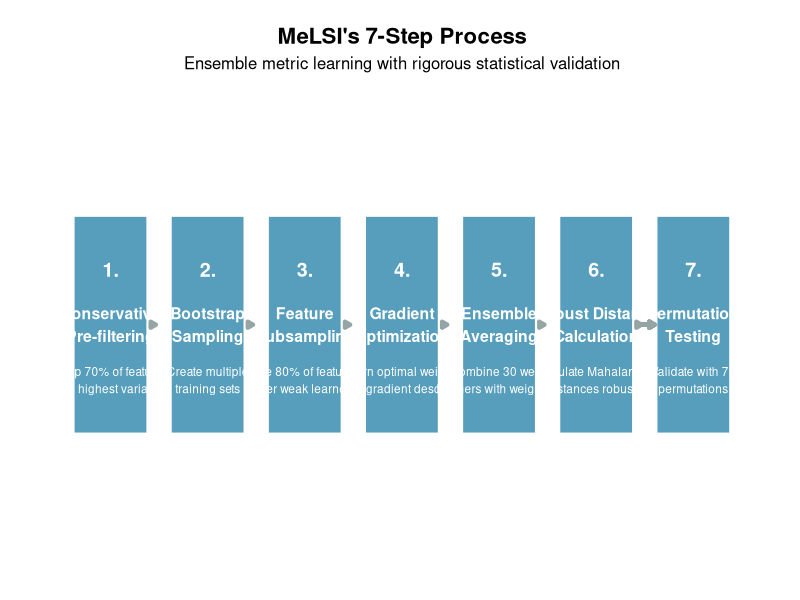

Reproduce this figure in R.
# Improved MeLSI Algorithm Flowchart with Larger Boxes
library(ggplot2)

# Set theme with no grid lines
theme_clean <- theme_minimal() +
  theme(
    text = element_text(size = 12),
    plot.title = element_text(size = 16, face = "bold", hjust = 0.5),
    plot.subtitle = element_text(size = 12, hjust = 0.5),
    axis.text = element_blank(),
    axis.ticks = element_blank(),
    axis.title = element_blank(),
    panel.grid = element_blank(),
    panel.background = element_blank(),
    plot.background = element_blank(),
    plot.margin = margin(20, 20, 20, 20)
  )

# Colors
melsi_blue <- "#2E86AB"
melsi_gray <- "#95A5A6"

# Create improved flowchart with larger boxes
create_improved_flowchart_large <- function() {
  # Define steps with better descriptions and larger boxes
  steps_data <- data.frame(
    step_num = 1:7,
    title = c("Conservative\nPre-filtering", 
              "Bootstrap\nSampling",
              "Feature\nSubsampling", 
              "Gradient\nOptimization",
              "Ensemble\nAveraging",
              "Robust Distance\nCalculation",
              "Permutation\nTesting"),
    details = c("Keep 70% of features\nwith highest variance",
                "Create multiple\ntraining sets",
                "Use 80% of features\nper weak learner", 
                "Learn optimal weights\nvia gradient descent",
                "Combine 30 weak\nlearners with weighting",
                "Calculate Mahalanobis\ndistances robustly",
                "Validate with 75\npermutations"),
    x = c(1, 2.5, 4, 5.5, 7, 8.5, 10),
    y = rep(1, 7)
  )
  
  # Create the plot with larger boxes
  p <- ggplot(steps_data, aes(x = x, y = y)) +
    # Draw larger main boxes (increased from 0.4 to 0.6 width, 0.3 to 0.4 height)
    geom_rect(aes(xmin = x - 0.6, xmax = x + 0.6, 
                  ymin = y - 0.4, ymax = y + 0.4),
              fill = melsi_blue, alpha = 0.8, color = "white", linewidth = 2) +
    # Add step numbers (larger font)
    geom_text(aes(x = x, y = y + 0.2, label = paste0(step_num, ".")), 
              color = "white", size = 5, fontface = "bold") +
    # Add titles (larger font)
    geom_text(aes(x = x, y = y, label = title), 
              color = "white", size = 4, fontface = "bold") +
    # Add details (larger font)
    geom_text(aes(x = x, y = y - 0.2, label = details), 
              color = "white", size = 3) +
    # Add arrows (adjusted for larger boxes)
    geom_segment(aes(x = x + 0.6, xend = x + 1.3 - 0.6, y = y, yend = y),
                 arrow = arrow(length = unit(0.15, "cm"), type = "closed"), 
                 color = melsi_gray, linewidth = 1.5) +
    # Remove last arrow
    geom_segment(aes(x = 8.5 + 0.6, xend = 10 - 0.6, y = y, yend = y),
                 arrow = arrow(length = unit(0.15, "cm"), type = "closed"), 
                 color = melsi_gray, linewidth = 1.5) +
    labs(
      title = "MeLSI's 7-Step Process",
      subtitle = "Ensemble metric learning with rigorous statistical validation"
    ) +
    theme_clean +
    xlim(0.3, 10.7) +
    ylim(0.2, 1.8)
  
  return(p)
}

# Create and save the improved flowchart with larger boxes
cat("Creating improved algorithm flowchart with larger boxes...\n")
improved_flowchart_large <- create_improved_flowchart_large()

# Save the figure
ggsave("figure2_algorithm_flow_large_boxes.png", improved_flowchart_large, 
       width = 16, height = 6, dpi = 300, bg = "white")

cat("Improved flowchart with larger boxes saved as: figure2_algorithm_flow_large_boxes.png\n")










